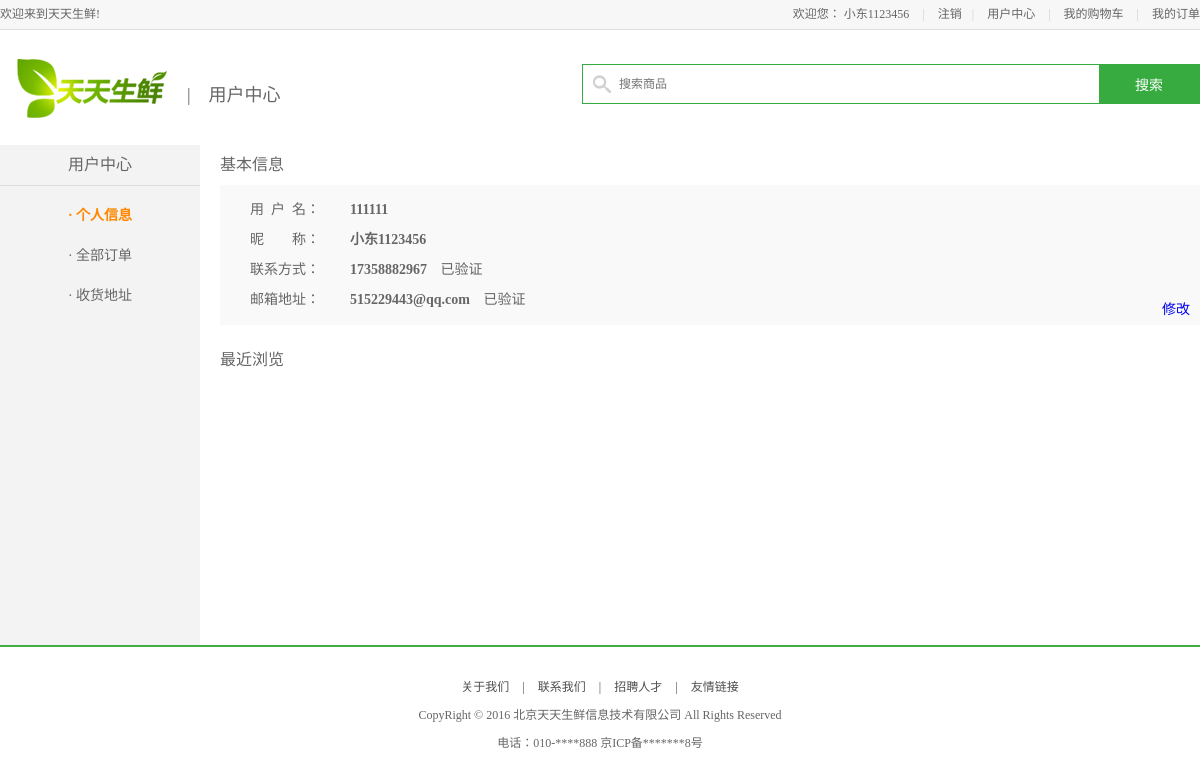
Page /user/info/ (signed in) on the earlier database version.
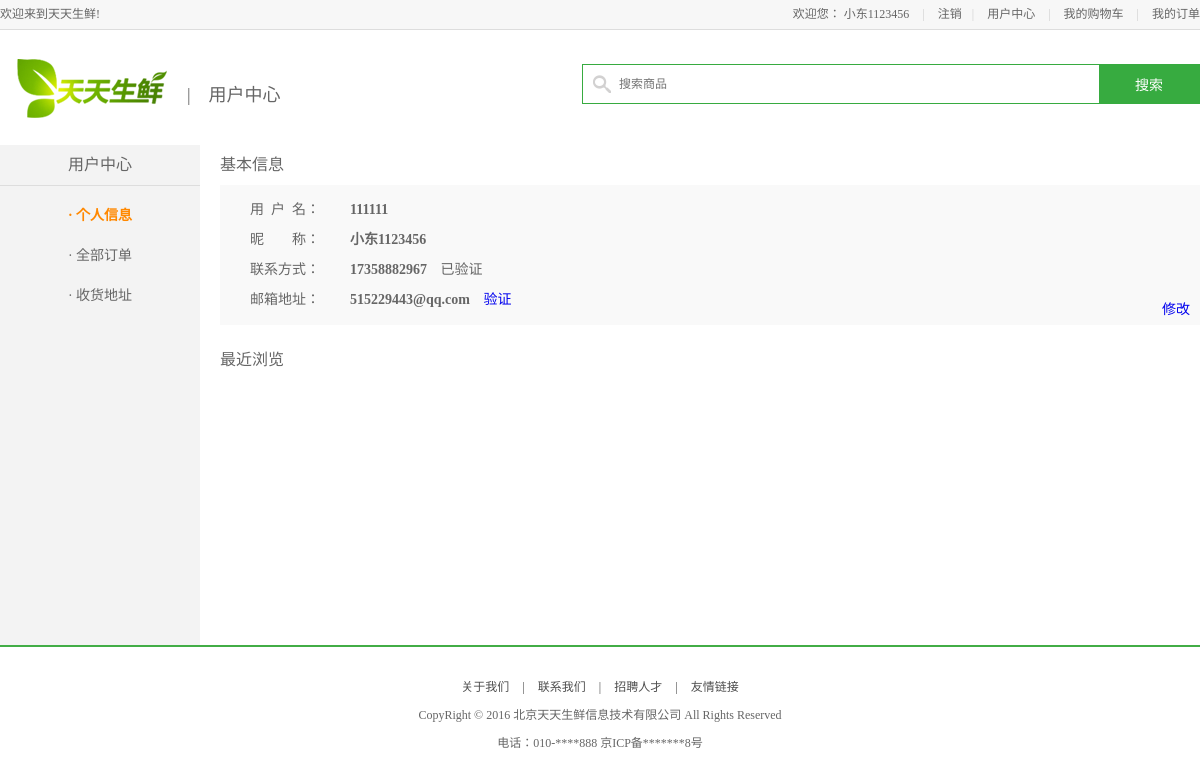
Same page on the later database version.
### df_user/decorators.py (the view)
    def wrapper(request, *args, **kwargs):
        user_id = request.session.get('user_id')
        if user_id:
            user_obj = models.UserInfo.objects.get(pk=user_id)
            request.df_user = user_obj
            return func(request, *args, **kwargs)
        else:
            next_url = request.get_full_path()
            print('in de next_url:', next_url)
            url = '?'.join([resolve_url('login'), 'next_url=%s' % urlsafe_base64_encode(next_url.encode()).decode()])
            print('in de url:', url)
            return redirect(url)

### df_user/views.py (called while the page is built)
@require_login
def info(request):
    record = request.COOKIES.get('record')
    if record:
        record_li = record.split(',')
        records_obj_q = GoodsInfo.objects.filter(pk__in=record_li)
        records_obj = []
        for i in [int(i) for i in record_li]:
            for g in records_obj_q:
                if i == g.id:
                    records_obj.append(g)
                    break
    else:
        records_obj = []
    context = {
        'user': request.df_user,
        'page_name': 'site',
        'records': records_obj
    }
    return render(request, 'df_user/user_center_info.html', context)

### templates/df_user/user_center_info.html (shortened to what this page needs)
{% extends 'df_user/base_user.html' %}
{% load static %}
{% block right_content %}
    <div class="right_content clearfix">
        <div class="info_con clearfix">
            <h3 class="common_title2">基本信息</h3>
            <ul class="user_info_list">
                <li data-name="uname">
                    <span>用&nbsp;&nbsp;户&nbsp;&nbsp;名：</span>
                    <b>{{ user.uname }}</b>
                </li>
                <li data-name="nikename">
                    <span>昵&nbsp;&nbsp;&nbsp;&nbsp;&nbsp;&nbsp;&nbsp;&nbsp;称：</span>
                    <b>{{ user.nikename|default:'--' }}</b>
                </li>
                <li data-name="uphone">
                    <span>联系方式：</span>
                    <b>{{ user.uphone|default:'--' }}</b>
                    {% if user.uphone %}
                        {% if user.verify_p == False %}
                            <a id="verify_btn" href="{% url 'verify' %}?t=p" style="padding-left: 10px">验证</a>
                        {% else %}
                            <a style="padding-left: 10px">已验证</a>
                        {% endif %}
                    {% endif %}
                </li>
                <li data-name="uemail">
                    <span>邮箱地址：</span>
                    <b>{{ user.uemail|default:'--' }}</b>
                    {% if user.verify_e == False %}
                        <a id="verify_btn" href="{% url 'verify' %}?t=e" style="padding-left: 10px">验证</a>
                    {% else %}
                        <a style="padding-left: 10px">已验证</a>
                    {% endif %}
                </li>
                <li style="position: relative;">
                    <a id="edit_btn" href="javascript:;"
                       style="position: absolute; bottom: -10px; right: 0; padding: 0 10px;">修改</a>
                </li>
            </ul>
        </div>
        <h3 class="common_title2">最近浏览</h3>
    </div>
{% endblock %}

Differences in the rows shown:
changed UserInfo "小东1123456": verify_e True → False (drawn)
Other differences:
text no longer shown: "已验证"
text now shown: "验证"
